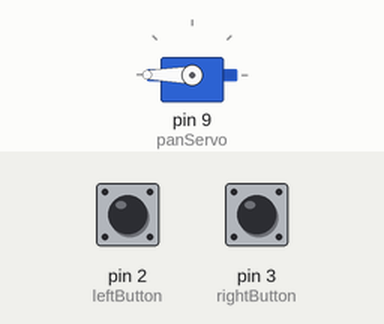
A sketch run on a simulated Arduino Uno, built with avr-gcc and run on an emulated ATmega328P. On the bench: servo. Inputs (shaded band) come from the test bench; at power-on: pin 2 (leftButton) HIGH, pin 3 (rightButton) HIGH.

Above: at 1.2 s.
1.3 s: pin 2 (leftButton) pulled LOW for 1 s
At 3.4 s:
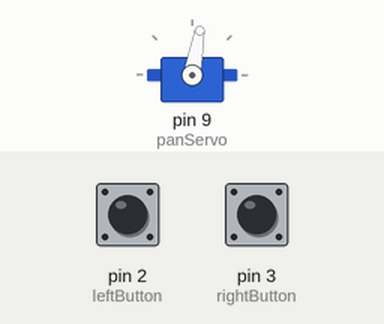
3.8 s: pin 2 (leftButton) pulled LOW for 0.15 s
At 5.1 s:
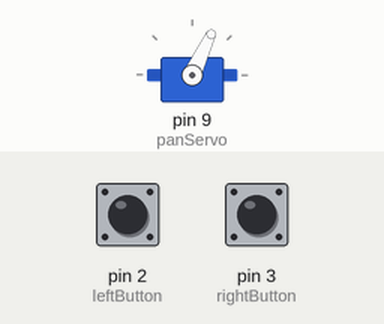
5.4 s: pin 2 (leftButton) pulled LOW for 0.15 s
At 6.5 s:
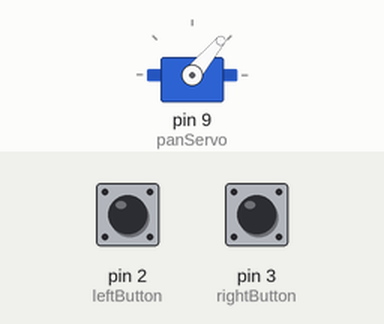
7.0 s: pin 3 (rightButton) pulled LOW for 1 s
At 9.1 s:
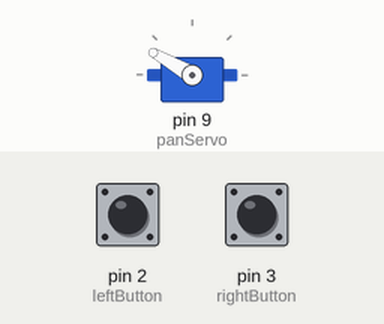
9.5 s: pin 2 (leftButton) pulled LOW for 3.2 s
At 12.0 s:
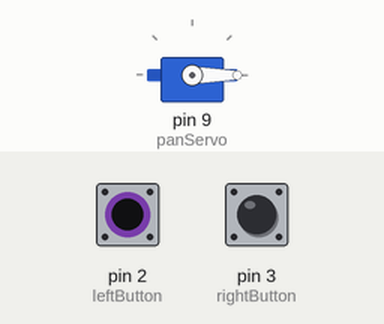
14.2 s: pin 3 (rightButton) pulled LOW for 0.15 s
At 15.6 s:
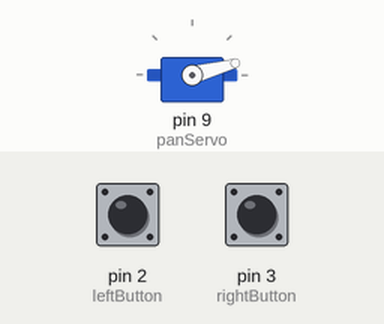
Timing chart, 0 to 16.8 s (numbered marks = the images above; inputs shaded):
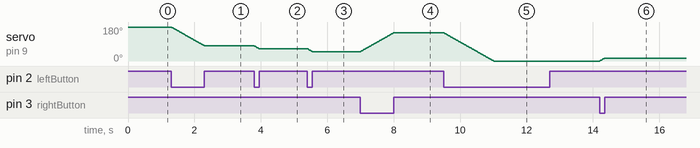

The sketch:

turret_controller_manual.ino
```cpp
#include <Servo.h>

Servo panServo;

const int leftButton  = 2;
const int rightButton = 3;

int angle = 180;

void setup() {
  panServo.attach(9);
  panServo.write(angle);

  pinMode(leftButton, INPUT_PULLUP);
  pinMode(rightButton, INPUT_PULLUP);
}

void loop() {

  if (digitalRead(leftButton) == LOW) {
    angle--;
    if (angle < 0) angle = 0;

    panServo.write(angle);
    delay(10);
  }

  if (digitalRead(rightButton) == LOW) {
    angle++;
    if (angle > 180) angle = 180;

    panServo.write(angle);
    delay(10);
  }
}
```

Measured:
- after the input at 1.3 s, servo on pin 9 (panServo): moves from 180° to 80° over 1.0 s, starting at once
- after the input at 3.8 s, servo on pin 9 (panServo): 80° → 65° at once
- after the input at 5.4 s, servo on pin 9 (panServo): 65° → 50° at once
- after the input at 7.0 s, servo on pin 9 (panServo): moves from 50° to 150° over 1.0 s, starting at once
- after the input at 9.5 s, servo on pin 9 (panServo): moves from 150° to 0° over 1.5 s, starting at once
- after the input at 14.2 s, servo on pin 9 (panServo): 0° → 15° at once
